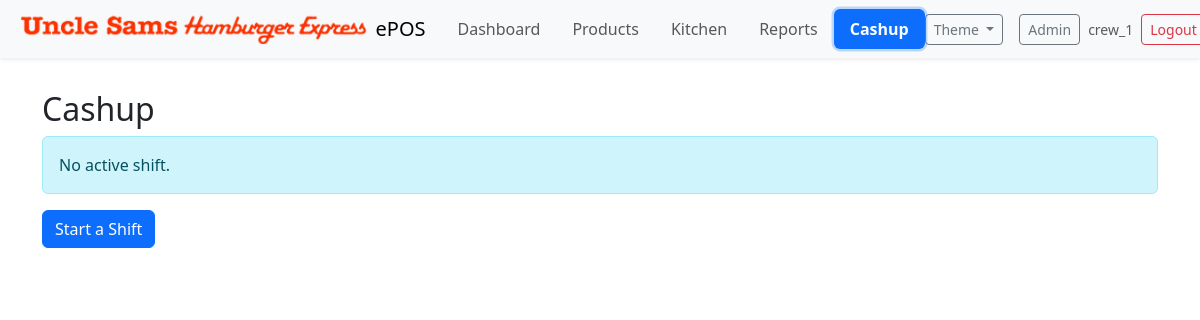
The app's page /cashup/ (signed in), older data.
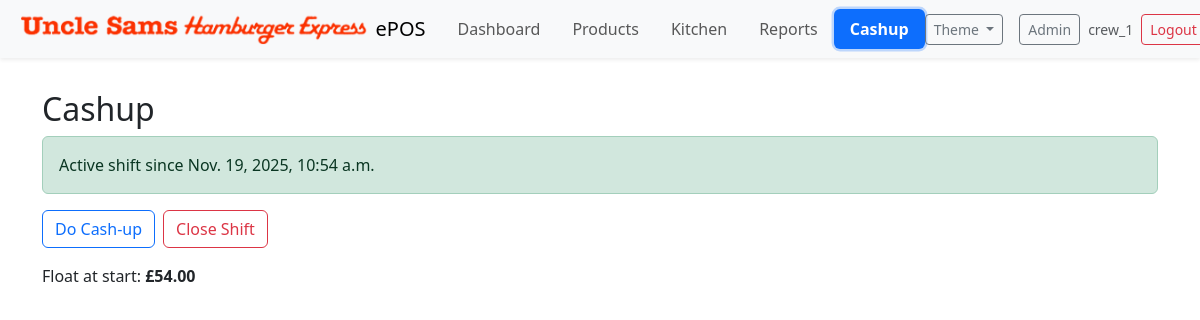
The same page, newer data.
### cashup/models.py (models this page shows, shortened)
class Shift(models.Model):
    user = models.ForeignKey('auth.User', on_delete=models.CASCADE)
    start_time = models.DateTimeField(default=timezone.now)
    end_time = models.DateTimeField(null=True, blank=True)
    is_closed = models.BooleanField(default=False)
    class Meta:
        ordering = ['-start_time']

class Float(models.Model):
    shift = models.OneToOneField(Shift, on_delete=models.CASCADE, related_name='float')
    created_at = models.DateTimeField(default=timezone.now)
    amount = models.DecimalField(max_digits=10, decimal_places=2, help_text="Total float amount at the start of the shift")
    notes = models.TextField(blank=True)
    class Meta:
        ordering = ['-created_at']

### cashup/views.py (the view)
# urls.py: path('', views.index, name='index'),
@login_required
def index(request):
    active_shift = Shift.objects.filter(user=request.user, is_closed=False).order_by('-start_time').first()
    floats = Float.objects.filter(shift=active_shift).first() if active_shift else None
    cashup = CashUp.objects.filter(shift=active_shift).first() if active_shift else None
    ctx = { 'active_shift': active_shift, 'float': floats, 'cashup': cashup }
    return render(request, 'cashup/index.html', ctx)

### cashup/templates/cashup/index.html (shortened to what this page needs)
{% extends 'manage_orders/index.html' %}
{% block content %}
<div class="container py-3">
  <h2>Cashup</h2>
  {% if active_shift %}
    <div class="alert alert-success">Active shift since {{ active_shift.start_time }}{% if active_shift.end_time %}, ends {{ active_shift.end_time }}{% endif %}</div>
    <div class="d-flex gap-2 mb-3">
      <a class="btn btn-outline-primary" href="{% url 'cashup:do' %}">Do Cash-up</a>
      <a class="btn btn-outline-danger" href="{% url 'cashup:close' %}">Close Shift</a>
    </div>
    {% if float %}
      <div class="mb-3">Float at start: <strong>£{{ float.amount }}</strong></div>
    {% endif %}
  {% else %}
    <div class="alert alert-info">No active shift.</div>
    <a class="btn btn-primary" href="{% url 'cashup:start' %}">Start a Shift</a>
  {% endif %}
</div>
{% endblock %}

Row changes from the older to the newer data that the page shows:
added Shift: start_time "Nov. 19, 2025, 10:54 a.m."
added Float: amount "54.00"
Text that changed along with them:
text no longer shown: "No active shift. Start a Shift"
text now shown: "Active shift since Do Cash-up Close Shift Float at start: £"
